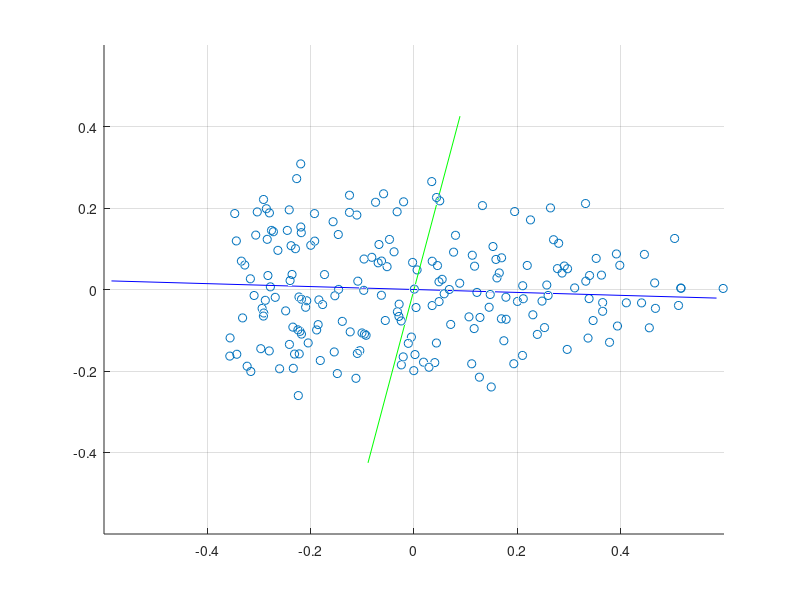

Here is the MATLAB script that generated this plot:
clear
load pdata 

alpha=0.001;
n = size(data,1);
m = n - 1 ;

train_data = data;
%varv = var(data');
%for i=1 : size(varv,2)
%  train_data(i,:) = (1/varv(i))*train_data(i,:);
%end


W = rand(m,n);

R = rand(m,m);
U = tril(R,-1)


for ep=1:500
  for t=1:size(data,2)
    x = train_data(:,t);
    y = zeros(m,1);
    

    
    
    y = W*x;
    y = y + U*y;
        
  

    
    %OJA RULE
    for i=1:n
      delta_wi = alpha*y*(x(i) - W(:,i)'*y);
      W(:,i) = W(:,i) + delta_wi;
      %W(:,i) = W(:,i) / norm(W(:,i));
      %delta_wi = alpha*y*x(i);
      %wi = W(:,i) + delta_wi;
      %W(:,i) = wi / norm(wi);
      
    end

    for i=1:m
      W(i,:) = W(i,:) / norm(W(i,:));
    end
    %W = W / norm(W);
    %norm(W)
    %quit
    %W

    %y = y / norm(y);
    for i=1:m
      for k=1:m
          U(i,k) = U(i,k)-alpha*y(i)*( y(k) + y(i)* U(i,k) ); 
      end
    end
    

    
    
    U = tril(U,-1);


  end


  ep
  W

end


W
U

W(1,:)
norm(W(1,:))


hold on

p1 = [-0.6;0.6] * W(1,:);
p2 = [-0.6;0.6] * W(2,:);

plot3(data(1,:),data(2,:),data(3,:),'o',p1(:,1),p1(:,2),p1(:,3),'b',p2(:,1),p2(:,2),p2(:,3),'g')
grid
axis([-0.6,0.6,-0.6,0.6,-0.6,0.6])